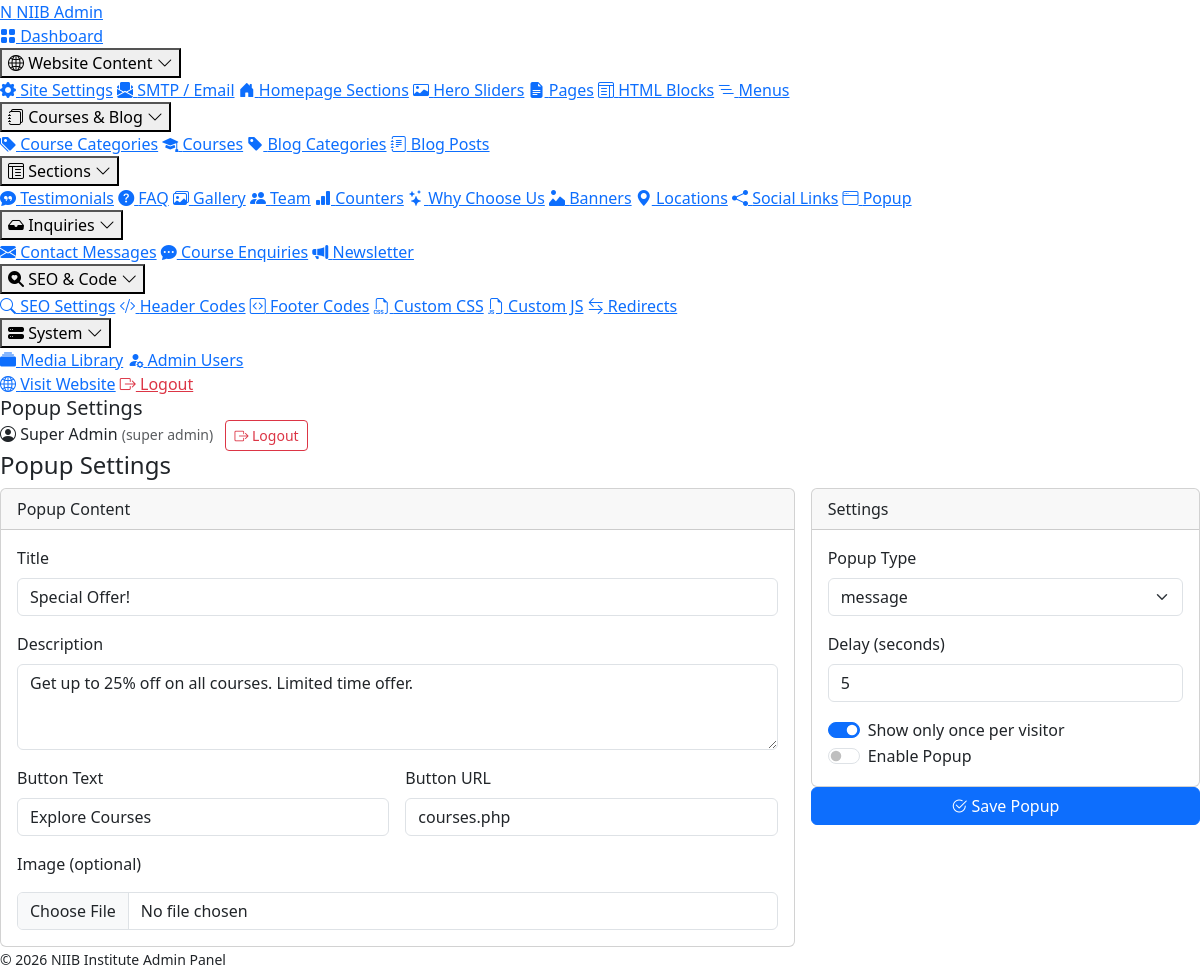
Page /admin/modules/popup.php (signed in) on the committed database.
### tables this page shows
CREATE TABLE `popup_settings` (
  `id` INT(11) UNSIGNED NOT NULL AUTO_INCREMENT,
  `title` VARCHAR(255) DEFAULT NULL,
  `description` TEXT,
  `image` VARCHAR(255) DEFAULT NULL,
  `button_text` VARCHAR(80) DEFAULT NULL,
  `button_url` VARCHAR(255) DEFAULT NULL,
  `delay_seconds` INT(11) NOT NULL DEFAULT 3,
  `show_once` TINYINT(1) NOT NULL DEFAULT 1,
  `popup_type` ENUM('image','form','message') NOT NULL DEFAULT 'message',
  `status` TINYINT(1) NOT NULL DEFAULT 0,
  `updated_at` DATETIME NOT NULL DEFAULT CURRENT_TIMESTAMP ON UPDATE CURRENT_TIMESTAMP,
  PRIMARY KEY (`id`)
);

### includes/functions.php (called while the page is built, shortened)
<?php
function e($value) {
    return htmlspecialchars((string)$value, ENT_QUOTES | ENT_HTML5, 'UTF-8');
}

### config/database.php (called while the page is built, shortened)
<?php
function db() {
    static $pdo = null;
    if ($pdo === null) {
        $dsn = 'mysql:host=' . DB_HOST . ';dbname=' . DB_NAME . ';charset=' . DB_CHARSET;
        $options = [
            PDO::ATTR_ERRMODE            => PDO::ERRMODE_EXCEPTION,
            PDO::ATTR_DEFAULT_FETCH_MODE => PDO::FETCH_ASSOC,
            PDO::ATTR_EMULATE_PREPARES   => false,
            PDO::MYSQL_ATTR_INIT_COMMAND => "SET NAMES " . DB_CHARSET
        ];
        try {
            $pdo = new PDO($dsn, DB_USER, DB_PASS, $options);
        } catch (PDOException $e) {
            if (ENVIRONMENT === 'development') {
                die('Database connection failed: ' . $e->getMessage());
            } else {
                error_log('DB connection error: ' . $e->getMessage());
                die('Service temporarily unavailable.');
            }
        }
    }
    return $pdo;
}

### admin/includes/auth.php (called while the page is built, shortened)
<?php
require_once __DIR__ . '/../../config/database.php';
require_once __DIR__ . '/../../includes/functions.php';
try {
    $stmt = db()->prepare("SELECT id, name, email, role, avatar FROM admin_users WHERE id=? AND status=1");
    $stmt->execute([$_SESSION['admin_id']]);
    $current_admin = $stmt->fetch();
} catch (Throwable $e) {
    die('DB error. Please run install.php.');
}

### admin/modules/popup.php (the view, shortened to what this page needs)
<?php
require __DIR__.'/../includes/auth.php';
$page_title='Popup Settings'; $active='popup';
$pdo=db();
$existing = $pdo->query("SELECT * FROM popup_settings ORDER BY id ASC LIMIT 1")->fetch();
include __DIR__.'/../includes/header.php';
?>
<div class="page-header"><h4>Popup Settings</h4></div>
<form method="post" enctype="multipart/form-data"><?= csrf_field() ?>
<div class="row g-3"><div class="col-lg-8">
<div class="card"><div class="card-header">Popup Content</div><div class="card-body">
    <div class="mb-3"><label class="form-label">Title</label><input name="title" class="form-control" value="<?= e($existing['title']) ?>"></div>
    <div class="mb-3"><label class="form-label">Description</label><textarea name="description" class="form-control" rows="3"><?= e($existing['description']) ?></textarea></div>
    <div class="row g-3">
        <div class="col-md-6"><label class="form-label">Button Text</label><input name="button_text" class="form-control" value="<?= e($existing['button_text']) ?>"></div>
        <div class="col-md-6"><label class="form-label">Button URL</label><input name="button_url" class="form-control" value="<?= e($existing['button_url']) ?>"></div>
    </div>
    <div class="mt-3"><label class="form-label">Image (optional)</label>
        <input type="file" name="image" data-preview="ppp" class="form-control mt-2" accept="image/*">
    </div>
</div></div></div>
<div class="col-lg-4">
<div class="card"><div class="card-header">Settings</div><div class="card-body">
    <div class="mb-3"><label class="form-label">Popup Type</label>
        <select name="popup_type" class="form-select"><?php foreach(['message','image','form'] as $pt): ?><option <?= $existing['popup_type']===$pt?'selected':'' ?>><?= $pt ?></option><?php endforeach; ?></select>
    </div>
    <div class="mb-3"><label class="form-label">Delay (seconds)</label><input type="number" name="delay_seconds" class="form-control" value="<?= (int)$existing['delay_seconds'] ?>" min="0"></div>
    <div class="form-check form-switch"><input type="checkbox" name="show_once" id="so" value="1" class="form-check-input" <?= $existing['show_once']?'checked':'' ?>><label class="form-check-label" for="so">Show only once per visitor</label></div>
    <div class="form-check form-switch"><input type="checkbox" name="status" id="ps" value="1" class="form-check-input" <?= $existing['status']?'checked':'' ?>><label class="form-check-label" for="ps">Enable Popup</label></div>
</div></div>
<button class="btn btn-primary w-100"><i class="bi bi-check2-circle"></i> Save Popup</button>
</div></div></form>
<?php include __DIR__.'/../includes/footer.php'; ?>

### admin/includes/header.php (shortened to what this page needs)
<?php
$page_title = $page_title ?? 'Admin';
$active = $active ?? '';
?>
<!DOCTYPE html>
<html lang="en">
<head>
<link href="https://cdn.jsdelivr.net/npm/bootstrap@5.3.2/dist/css/bootstrap.min.css" rel="stylesheet">
<link href="https://cdn.jsdelivr.net/npm/bootstrap-icons@1.11.1/font/bootstrap-icons.min.css" rel="stylesheet">
<link href="<?= ADMIN_URL ?>/assets/css/admin.css?v=4" rel="stylesheet">
</head>
<body>
<aside class="admin-sidebar">
    <div class="sidebar-brand">
        <a href="<?= ADMIN_URL ?>/index.php"><span class="logo-mark">N</span> <span class="logo-text">NIIB Admin</span></a>
    </div>
    <nav class="sidebar-nav">
        <a href="<?= ADMIN_URL ?>/index.php" class="<?= $active==='dashboard'?'active':'' ?>"><i class="bi bi-grid-fill"></i> Dashboard</a>
        <?php foreach ($nav_groups as $groupLabel => $group):
            $isOpen = false;
            foreach ($group['items'] as $i) if ($i['key'] === $active) { $isOpen = true; break; }
        ?>
        <div class="nav-group<?= $isOpen ? ' open' : '' ?>">
            <button type="button" class="nav-group-toggle">
                <i class="bi <?= e($group['icon']) ?>"></i>
                <span><?= e($groupLabel) ?></span>
                <i class="bi bi-chevron-down nav-group-chev"></i>
            </button>
            <div class="nav-group-items">
                <?php foreach ($group['items'] as $i): ?>
                    <a href="<?= ADMIN_URL ?>/<?= $i['href'] ?>" class="<?= $active===$i['key']?'active':'' ?>"><i class="bi <?= e($i['icon']) ?>"></i> <?= e($i['label']) ?></a>
                <?php endforeach; ?>
            </div>
        </div>
        <?php endforeach; ?>
        <a href="<?= SITE_URL ?>" target="_blank"><i class="bi bi-globe2"></i> Visit Website</a>
        <a href="<?= ADMIN_URL ?>/logout.php" class="text-danger"><i class="bi bi-box-arrow-right"></i> Logout</a>
    </nav>
</aside>
<div class="admin-main">
    <header class="admin-topbar">
        <h5 class="m-0"><?= e($page_title) ?></h5>
        <div class="ms-auto admin-user">
            <span class="d-none d-md-inline me-2"><i class="bi bi-person-circle"></i> <?= e($current_admin['name']) ?> <small class="text-muted">(<?= e(str_replace('_',' ',$current_admin['role'])) ?>)</small></span>
            <a href="<?= ADMIN_URL ?>/logout.php" class="btn btn-sm btn-outline-danger"><i class="bi bi-box-arrow-right"></i> Logout</a>
        </div>
    </header>
    <main class="admin-content">

### rows in the picture
popup_settings: title "Special Offer!", description "Get up to 25% off on all courses. Limited time offer.", button_text "Explore Courses", button_url "courses.php", popup_type "message", delay_seconds "5", show_once "☑"

### other values in the picture
$groupLabel "Website Content"
$i['label'] "Site Settings"
$i['label'] "SMTP / Email"
$i['label'] "Homepage Sections"
$i['label'] "Hero Sliders"
$i['label'] "Pages"
$i['label'] "HTML Blocks"
$i['label'] "Menus"
$groupLabel "Courses & Blog"
$i['label'] "Course Categories"
$i['label'] "Courses"
$i['label'] "Blog Categories"
$i['label'] "Blog Posts"
$groupLabel "Sections"
$i['label'] "Testimonials"
